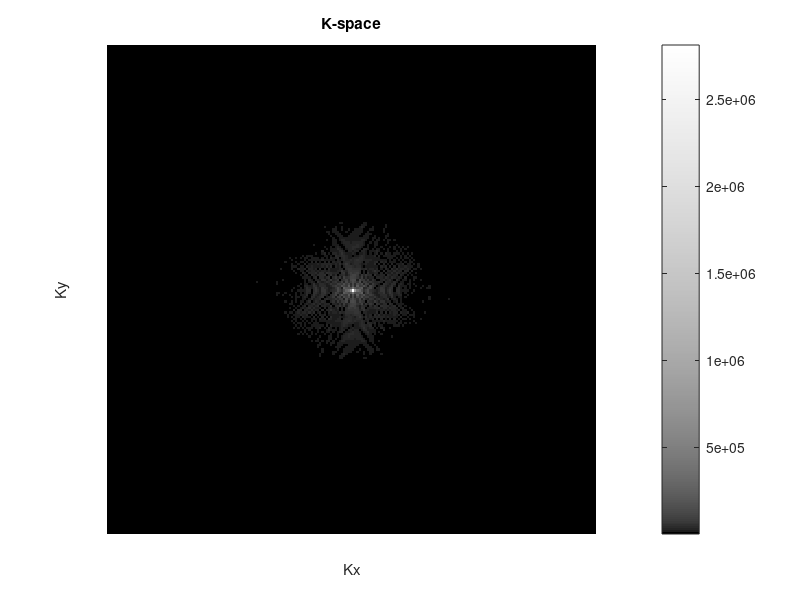
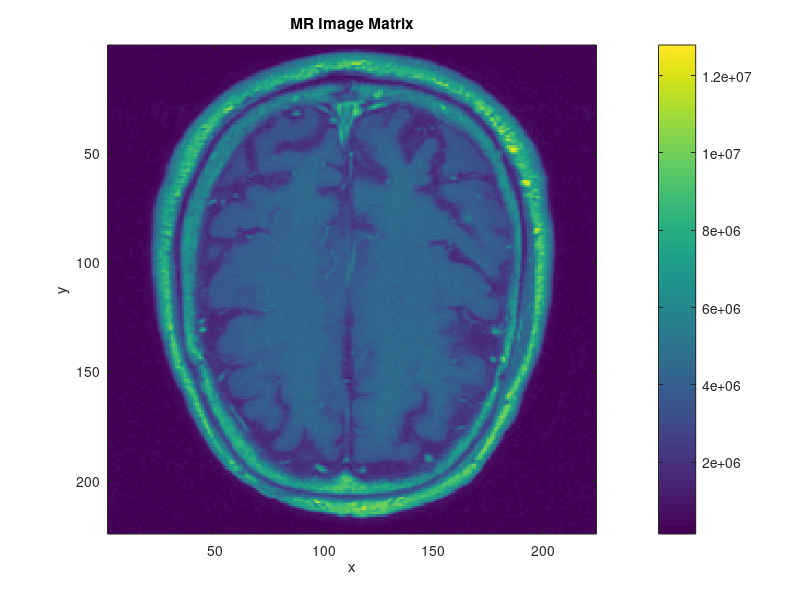

The MATLAB script that drew these images, in order: (Note: this script raises an error after producing the figures.)
%MATLAB CODE BME595 LAB2 Part1%

% -----------------------Section 1-1 to 1-4 ----------------------%

load mr_lab;

figure(1)
imagesc(abs(k_space))
colormap(gray(256))
colorbar;
brighten(0.6)
title('K-space')
axis image 
axis off
xlabel('Kx')
ylabel('Ky')

%RESULTING IMAGE MATRIX CALLED image%
figure(2)
img=(fft2(k_space))
image=abs(img)
imagesc(image)
title('MR Image Matrix')
xlabel('x')
ylabel('y')
axis image
colorbar

%ROI CREATE MASK%
roi_meas

%Signal in center of left hemisphere: Mean in Roi is 4282162, Standard Deviation is 105244
%Noise in left bottom corner: Mean in Roi is 304610, Standard Deviation is 39845
%SNR = 107.47

%%
%------------------- Section 1-5 and 1-6-------------------------%

load mr_lab;

%REDUCE RESOLUTION BY 50% in both x and y
k_space_new=k_space(1:2:end, 1:2:end);

figure(3)
imagesc(abs(k_space_new))
colormap(gray(256))
colorbar;
brighten(0.6)
title('K-space with reduced resolution in kx and ky')
axis image 
axis off

figure(4)
img1=(fft2(k_space_new))
image1=abs(img1)
imagesc(image1)
title('MR Image with reduced resolution')
xlabel('x')
ylabel('y')
axis image
colorbar

%ROI CREATE MASK%
roi_meas

%Signal in center of left hemisphere region: Mean in Roi is 4230944, Standard Deviation is 131788
%Noise in left bottom corner: Mean in Roi is 302692, Standard Deviation is 42626
%SNR = 99.26

%%
%------------------- Section 1-7 to 1-9 ----------------------------%

load mr_lab;

%REDUCED FOV IN ONE DIRECTION
k_space_new2=k_space(1:2:end, :);


figure(5)
imagesc(abs(k_space_new2))
colormap(gray(256))
colorbar;
brighten(0.6)
title('K-space with reduced FOV')
axis image 
axis off

figure(6)
img2=(fft2(k_space_new2))
image2=abs(img2)
imagesc(image2)
title('MR Image with reduced FOV ')
xlabel('x')
ylabel('y')
axis image
colorbar

%ROI CREATE MASK%
roi_meas

%Signal in center of left hemisphere region: Mean in Roi is 4221191, Standard Deviation is 136397
%Noise in left bottom corner: Mean in Roi is 309814, Standard Deviation is 49448
%SNR = 85.37

%%
%------------------- Section 1-10 ----------------------------%

load mr_lab;

%CENTRAL K-SPACE AROUND DC FREQUENCY RETAINED
%RESOLUTION UNCHANGED, NULL EVERYTHING BUT CENTER

k_space_5=zeros(224, 224);
k_space_15=zeros(224, 224);
k_space_25=zeros(224, 224);
k_space_50=zeros(224, 224);

k_space_5(110:114, 110:114)=k_space(110:114, 110:114);
k_space_15(105:119, 105:119)=k_space(105:119, 105:119);
k_space_25(100:124, 100:124)=k_space(100:124, 100:124);
k_space_50(87:136, 87:136)=k_space(87:136, 87:136);

%------------------- Section 1-11 ----------------------------%

%CENTRAL K-SPACE NULLED TO ZERO
%RESOLUTION UNCHANGED
% k_space_5=k_space;
% k_space_15=k_space;
% k_space_25=k_space;
% k_space_50=k_space;
% k_space_5(110:114, 110:114)=[0];
% k_space_15(105:119, 105:119)=[0];
% k_space_25(100:124, 100:124)=[0];
% k_space_50(87:136, 87:136)=[0];

%-------------------------------------------------------------%

%figure(7)
%imagesc(abs(k_space_5))
%colormap(gray(256))
%colorbar;
%brighten(0.6)
%title('Low frequency region of k-space')
%axis image; axis off

img5=(fft2(k_space_5))
img15=(fft2(k_space_15))
img25=(fft2(k_space_25))
img50=(fft2(k_space_50))

image5=abs(img5)
image15=abs(img15)
image25=abs(img25)
image50=abs(img50)

figure (11)
imagesc(image5)
title('MR image constructed with k-space sized 5px by 5px')
xlabel('x')
ylabel('y')
axis image
colorbar

figure (12)
imagesc(image15)
title('MR image constructed with k-space sized 15px by 15px')
xlabel('x')
ylabel('y')
axis image
colorbar

figure (13)
imagesc(image25)
title('MR image constructed with k-space sized 25px by 25px')
xlabel('x')
ylabel('y')
axis image
colorbar

figure (14)
imagesc(image50)
title('MR image constructed with k-space sized 50px by 50px')
xlabel('x')
ylabel('y')
axis image
colorbar



